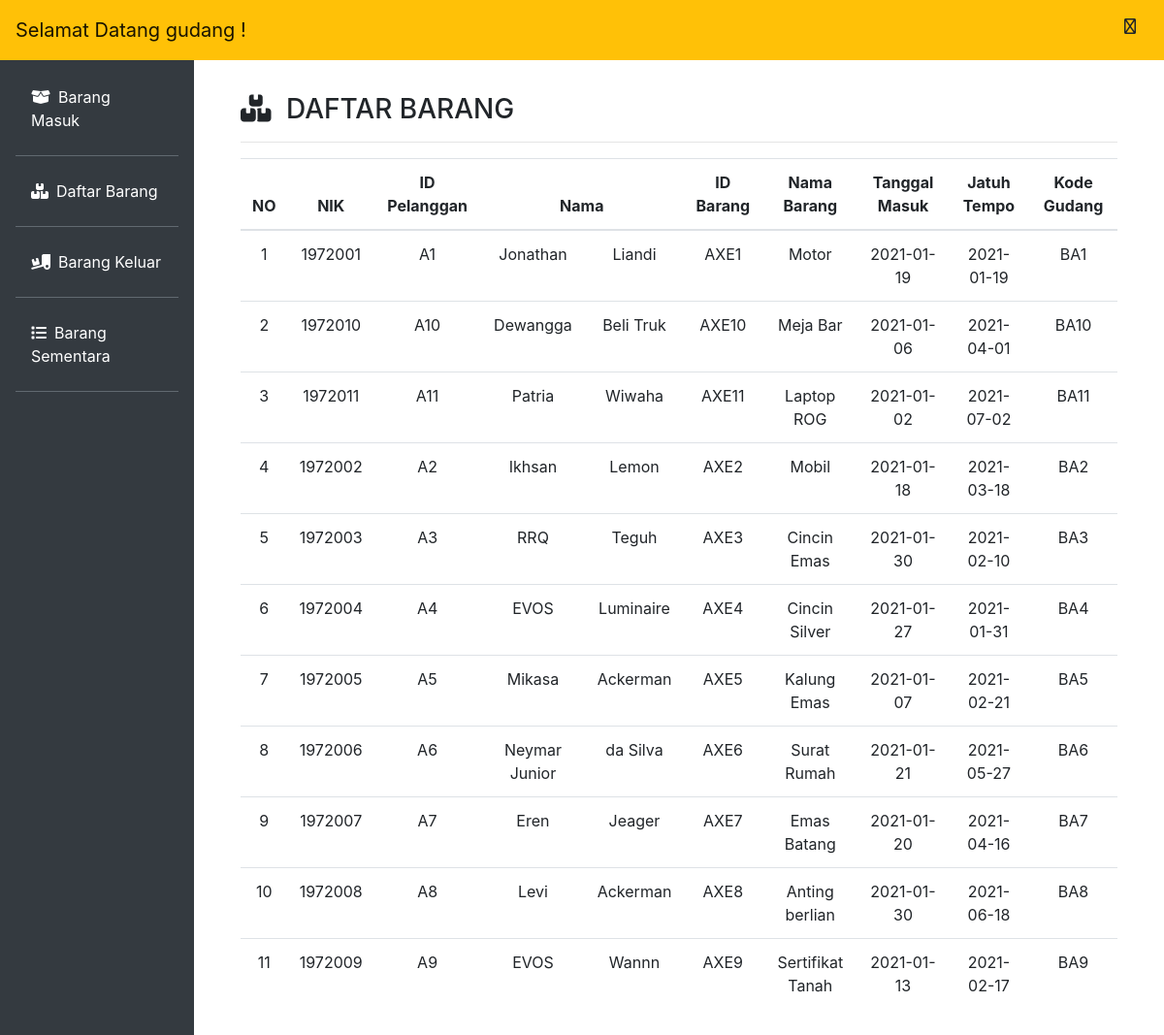
Screenshot of /admin_barang.php (signed in) with the database file from the repository.
### tables this page shows
CREATE TABLE `resepsionis_masuk` (
  `NIK` bigint(18) NOT NULL,
  `idPelanggan` varchar(10) NOT NULL,
  `namaDepan` varchar(255) NOT NULL,
  `namaBelakang` varchar(255) NOT NULL,
  `Alamat` text NOT NULL,
  `noTlp` int(255) NOT NULL,
  `noRekening` int(15) DEFAULT NULL
);

CREATE TABLE `gudang_masuk` (
  `idPelanggan` varchar(10) NOT NULL,
  `idBarang` varchar(10) NOT NULL,
  `namaBarang` text NOT NULL,
  `tanggalMasuk` date NOT NULL,
  `jatuhTempo` date NOT NULL,
  `idPegawai` varchar(5) NOT NULL,
  `kodeGudang` varchar(10) NOT NULL
);

### admin_barang.php (the view, shortened to what this page needs)
<!DOCTYPE html>
<html lang="en">
<body>
   <?php
   include_once 'header.php';
   include_once 'includes/database.php';
   $result = mysqli_query($conn, "SELECT *
   FROM resepsionis_masuk r
   JOIN gudang_masuk g
   ON r.idPelanggan = g.idPelanggan");
   ?>
   <div class="col-md-10 p-5 pt-2">
      <h3><i class="fas fa-boxes mr-2"></i> DAFTAR BARANG </h3>
      <hr>
      <table class="table table-hover text-center">
         <thead>
            <tr>
               <th scope="col">NO</th>
               <th scope="col">NIK</th>
               <th scope="col">ID Pelanggan</th>
               <th colspan="2" scope="col">Nama</th>
               <th scope="col">ID Barang</th>
               <th scope="col">Nama Barang</th>
               <th scope="col">Tanggal Masuk</th>
               <th scope="col">Jatuh Tempo</th>
               <th scope="col">Kode Gudang</th>
            </tr>
         </thead>
         <tbody>
            <?php $i = 1; ?>
            <?php while ($row = mysqli_fetch_assoc($result)) : ?>
               <tr>
                  <td scope="row"><?= $i; ?></td>
                  <td><?= $row["NIK"]; ?></td>
                  <td><?= $row["idPelanggan"]; ?></td>
                  <td><?= $row["namaDepan"]; ?></td>
                  <td><?= $row["namaBelakang"]; ?></td>
                  <td><?= $row["idBarang"]; ?></td>
                  <td><?= $row["namaBarang"]; ?></td>
                  <td><?= $row["tanggalMasuk"]; ?></td>
                  <td><?= $row["jatuhTempo"]; ?></td>
                  <td><?= $row["kodeGudang"]; ?></td>
               </tr>
               <?php $i++; ?>
            <?php endwhile; ?>
         </tbody>
      </table>
   </div>
</body>
</html>

### rows the page displays
resepsionis_masuk: NIK "1972001", gudang_masuk.idPelanggan "A1", namaDepan "Jonathan", namaBelakang "Liandi", gudang_masuk.idBarang "AXE1", gudang_masuk.namaBarang "Motor", gudang_masuk.tanggalMasuk "2021-01-19", gudang_masuk.jatuhTempo "2021-01-19", gudang_masuk.kodeGudang "BA1"
resepsionis_masuk: NIK "1972010", gudang_masuk.idPelanggan "A10", namaDepan "Dewangga", namaBelakang "Beli Truk", gudang_masuk.idBarang "AXE10", gudang_masuk.namaBarang "Meja Bar", gudang_masuk.tanggalMasuk "2021-01-06", gudang_masuk.jatuhTempo "2021-04-01", gudang_masuk.kodeGudang "BA10"
resepsionis_masuk: NIK "1972011", gudang_masuk.idPelanggan "A11", namaDepan "Patria", namaBelakang "Wiwaha", gudang_masuk.idBarang "AXE11", gudang_masuk.namaBarang "Laptop ROG", gudang_masuk.tanggalMasuk "2021-01-02", gudang_masuk.jatuhTempo "2021-07-02", gudang_masuk.kodeGudang "BA11"
resepsionis_masuk: NIK "1972002", gudang_masuk.idPelanggan "A2", namaDepan "Ikhsan", namaBelakang "Lemon", gudang_masuk.idBarang "AXE2", gudang_masuk.namaBarang "Mobil", gudang_masuk.tanggalMasuk "2021-01-18", gudang_masuk.jatuhTempo "2021-03-18", gudang_masuk.kodeGudang "BA2"
resepsionis_masuk: NIK "1972003", gudang_masuk.idPelanggan "A3", namaDepan "RRQ", namaBelakang "Teguh", gudang_masuk.idBarang "AXE3", gudang_masuk.namaBarang "Cincin Emas", gudang_masuk.tanggalMasuk "2021-01-30", gudang_masuk.jatuhTempo "2021-02-10", gudang_masuk.kodeGudang "BA3"
resepsionis_masuk: NIK "1972004", gudang_masuk.idPelanggan "A4", namaDepan "EVOS", namaBelakang "Luminaire", gudang_masuk.idBarang "AXE4", gudang_masuk.namaBarang "Cincin Silver", gudang_masuk.tanggalMasuk "2021-01-27", gudang_masuk.jatuhTempo "2021-01-31", gudang_masuk.kodeGudang "BA4"
resepsionis_masuk: NIK "1972005", gudang_masuk.idPelanggan "A5", namaDepan "Mikasa", namaBelakang "Ackerman", gudang_masuk.idBarang "AXE5", gudang_masuk.namaBarang "Kalung Emas", gudang_masuk.tanggalMasuk "2021-01-07", gudang_masuk.jatuhTempo "2021-02-21", gudang_masuk.kodeGudang "BA5"
resepsionis_masuk: NIK "1972006", gudang_masuk.idPelanggan "A6", namaDepan "Neymar Junior", namaBelakang "da Silva", gudang_masuk.idBarang "AXE6", gudang_masuk.namaBarang "Surat Rumah", gudang_masuk.tanggalMasuk "2021-01-21", gudang_masuk.jatuhTempo "2021-05-27", gudang_masuk.kodeGudang "BA6"
resepsionis_masuk: NIK "1972007", gudang_masuk.idPelanggan "A7", namaDepan "Eren", namaBelakang "Jeager", gudang_masuk.idBarang "AXE7", gudang_masuk.namaBarang "Emas Batang", gudang_masuk.tanggalMasuk "2021-01-20", gudang_masuk.jatuhTempo "2021-04-16", gudang_masuk.kodeGudang "BA7"
resepsionis_masuk: NIK "1972008", gudang_masuk.idPelanggan "A8", namaDepan "Levi", namaBelakang "Ackerman", gudang_masuk.idBarang "AXE8", gudang_masuk.namaBarang "Anting berlian", gudang_masuk.tanggalMasuk "2021-01-30", gudang_masuk.jatuhTempo "2021-06-18", gudang_masuk.kodeGudang "BA8"
resepsionis_masuk: NIK "1972009", gudang_masuk.idPelanggan "A9", namaDepan "EVOS", namaBelakang "Wannn", gudang_masuk.idBarang "AXE9", gudang_masuk.namaBarang "Sertifikat Tanah", gudang_masuk.tanggalMasuk "2021-01-13", gudang_masuk.jatuhTempo "2021-02-17", gudang_masuk.kodeGudang "BA9"

### other values shown
$_SESSION["usersStatus"] "gudang"
